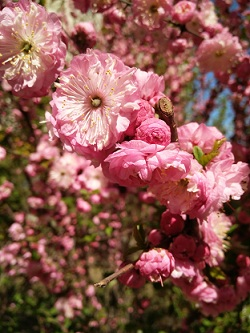
#> input picture Python.OpenCV.From.Novice.To.Practice/code/06/09/amygdalus triloba.png, 250 x 333 px
$ python demo.py
#> lines starting #> are read from the running program, lines starting #| are printed output that depends on the picture
import cv2
import numpy as np

def encode(img, img_key): # 加密、解密方法
    result = img = cv2.bitwise_xor(img, img_key)  # 两图像做异或运算
    return result

flower = cv2.imread("amygdalus triloba.png")  # 花原始图像
#> flower is the input picture: shape (333, 250, 3); mean B, G, R 80.5, 88.3, 139
rows, colmns, channel = flower.shape  # 原图像的行数、列数和通道数
#> rows = 333; colmns = 250; channel = 3
# 创建与花图像大小相等的随机像素图像，作为密钥图像
img_key = np.random.randint(0, 256, (rows, colmns, 3), np.uint8)

cv2.imshow("1", flower)  # 展示花图像
cv2.imshow("2", img_key)  # 展示秘钥图像
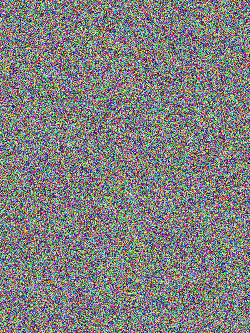
#> window '2': shape (333, 250, 3); mean B, G, R 127.1, 127.5, 127.8

result = encode(flower, img_key)  # 对花图像进行加密
#> in encode, `result = img = cv2.bitwise_xor(img, img_key)`:
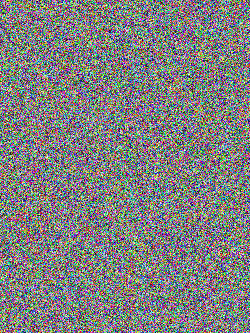
#> result: shape (333, 250, 3); mean of channels 0, 1, 2 127.3, 127.5, 127.1; drawn as B, G, R
cv2.imshow("3", result)  # 展示加密图像
result = encode(result, img_key)  # 对花图像进行解密
cv2.imshow("4", result)  # 展示加密图像
cv2.waitKey()  # 按下任何键盘按键后
cv2.destroyAllWindows()  # 释放所有窗体
